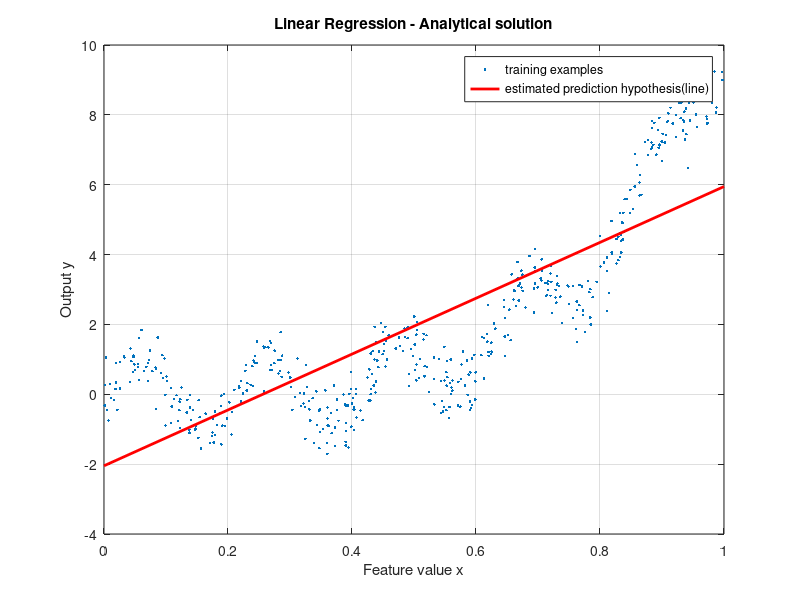

The MATLAB script that drew this image:
clc 
clear all 
close all

% B. Analytical solution for the Linear regression method.
dataMatrix = load('reg_data_set_1.mat');


% theory
% y1 = [1 x1] * [w0;w1] = w0 * 1 + x1*w1 (we had to introduce 1 to accomodate
% the multplication inorder to get the vector form of the line equation. 
% y2 = [1 x2] * [w0;w1]
% ...
% ...
% y = X * w
% 
% pinv(X) * y = w

X = [ones(length(dataMatrix.x),1), dataMatrix.x];

w = pinv(X)*dataMatrix.y;


line_x1 = 0;
line_y1 = w(1) + line_x1*w(2);

line_x2 = 1;
line_y2 = w(1) + line_x2*w(2);

fprintf('w0 = %f, w1 = %f \n',w(1),w(2));

plot(dataMatrix.x, dataMatrix.y, '.');
hold on;
plot([line_x1,line_x2], [line_y1,line_y2], 'r-', 'linewidth', 2);
title('Linear Regression - Analytical solution');
xlabel('Feature value x');
ylabel('Output y');
legend('training examples', 'estimated prediction hypothesis(line)')
grid on;

%Plot the data set and the line learned by the model. Does it looks like a good
%linear approximation?
%Yes 